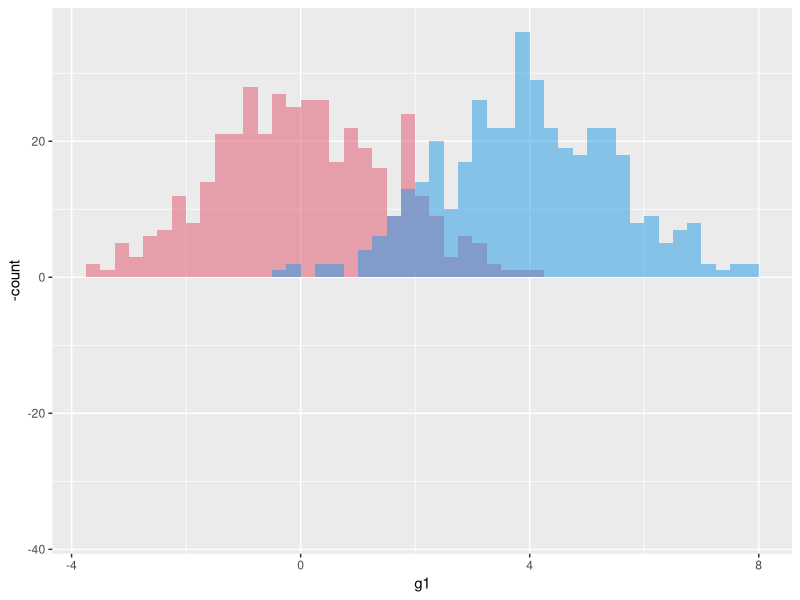
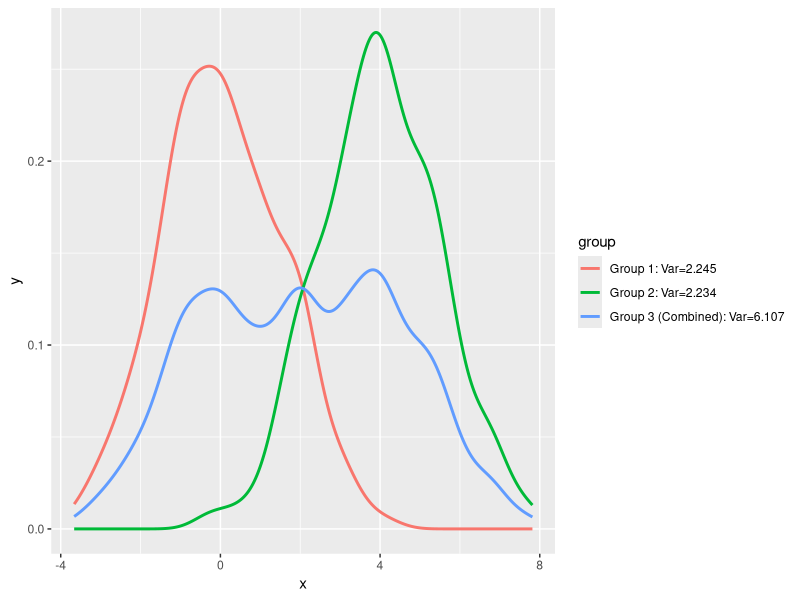
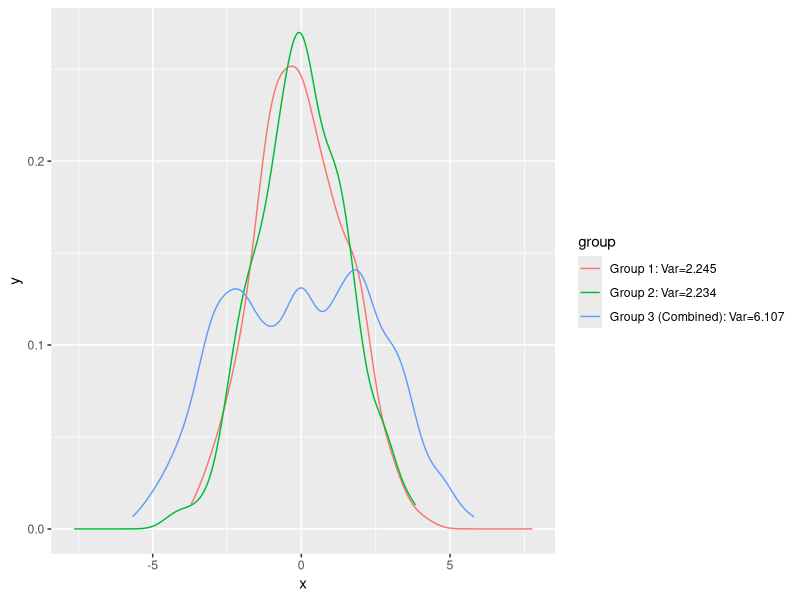

Recreate these plots in R, in order. (Note: this script raises an error after producing the figures.)
set.seed(2112)
library(gganimate)
library(dplyr)
g1 <- rnorm(400, 0, 1.5)
g2 <- rnorm(400, 4, 1.5)

# Attempt 1: Inverse
ggplot() + 
    geom_histogram(aes(g1), fill = 2, alpha = 0.5, colour = NA, binwidth = 0.25, boundary = 0) + 
    geom_histogram(aes(g2), fill = 4, alpha = 0.5, colour = NA, binwidth = 0.25, boundary = 0) +
    geom_histogram(aes(x = c(g1,g2), y = -..count..), fill = NA, binwidth = 0.25, boundary = 0)



g1dens <- density(g1, from = min(g1, g2), to = max(g1,g2), n = 400)
g2dens <- density(g2, from = min(g1, g2), to = max(g1,g2), n = 400, bw = g1dens$bw)
g3dens <- density(c(g1,g2), from = min(g1, g2), to = max(g1,g2), n = 400, bw = g1dens$bw)
all.equal(g1dens$x, g2dens$x)

gnames <- c(paste0("Group 1: Var=", round(var(g1), 3)), 
    paste0("Group 2: Var=", round(var(g2), 3)), 
    paste0("Group 3 (Combined): Var=", round(var(c(g1, g2)), 3)))
allg <- data.frame(x = rep(g1dens$x, 3), y = c(g1dens$y, g2dens$y, g3dens$y),
    group = rep(gnames, each = length(g1dens$x)))

ggplot(allg, aes(x = x, y = y, colour = group)) + geom_line(size = 1) 


allg$frame <- 1

allg2 <- allg
allg2$x <- c(g1dens$x - mean(g1), g2dens$x - mean(g2), g3dens$x - mean(c(g1,g2)))
allg2$frame <- 2
ggplot(allg2, aes(x = x, y = y, colour = group)) + geom_line()

allt <- dbind_rows(allg, allg2)

library(gganimate)
ggplot(allt, aes(x = x, y = y, colour = group)) + 
    geom_line() #+
    #transition_states(frame)



allg3 <- data.frame(x = rep(g1dens$x, 3), y = rep(g3dens$y, 3), 
    group = rep(gnames, each = length(g1dens$x)), frame = 0)

all3 <- bind_rows(allg, allg2, allg3)
ggplot(all3, aes(x = x, y = y, colour = group)) + 
    geom_line(size = 1.5) +
    scale_colour_manual(values = c(2, 4, 1)) + 
    transition_states(frame, wrap = FALSE) +
    theme_bw() +
    theme(legend.position = "bottom", 
        axis.title = element_text(size = 14), 
        title = element_text(size = 16),
        axis.text = element_text(size = 12),
        legend.text = element_text(size = 11)) + 
    labs(x = "x", y = "Density", colour = NULL,
        title = "Blocking reduces variance",
        subtitle = "Individual densities have smaller variance than combined.") 


anim_save("Animations/BlockVariance.gif")
